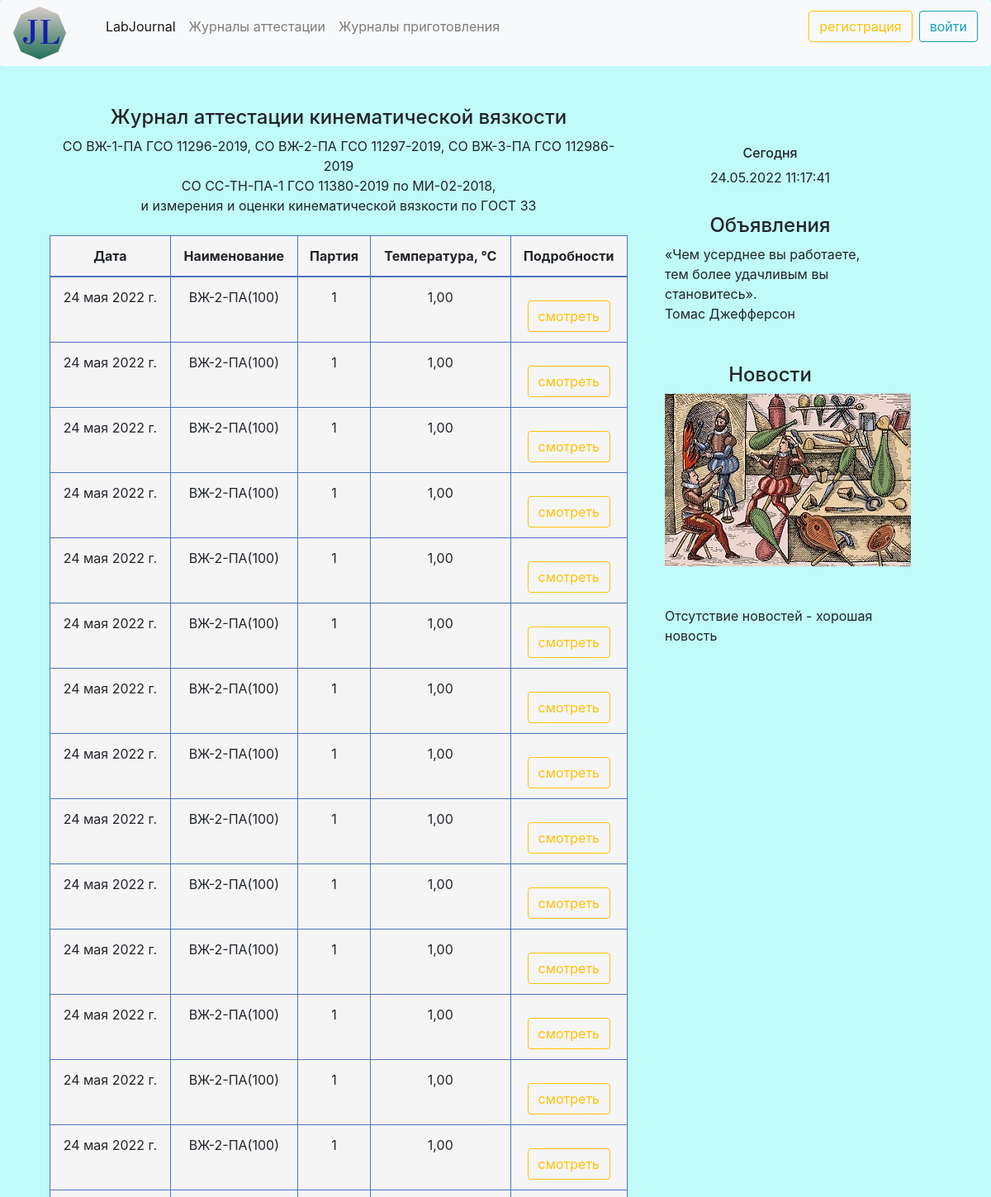
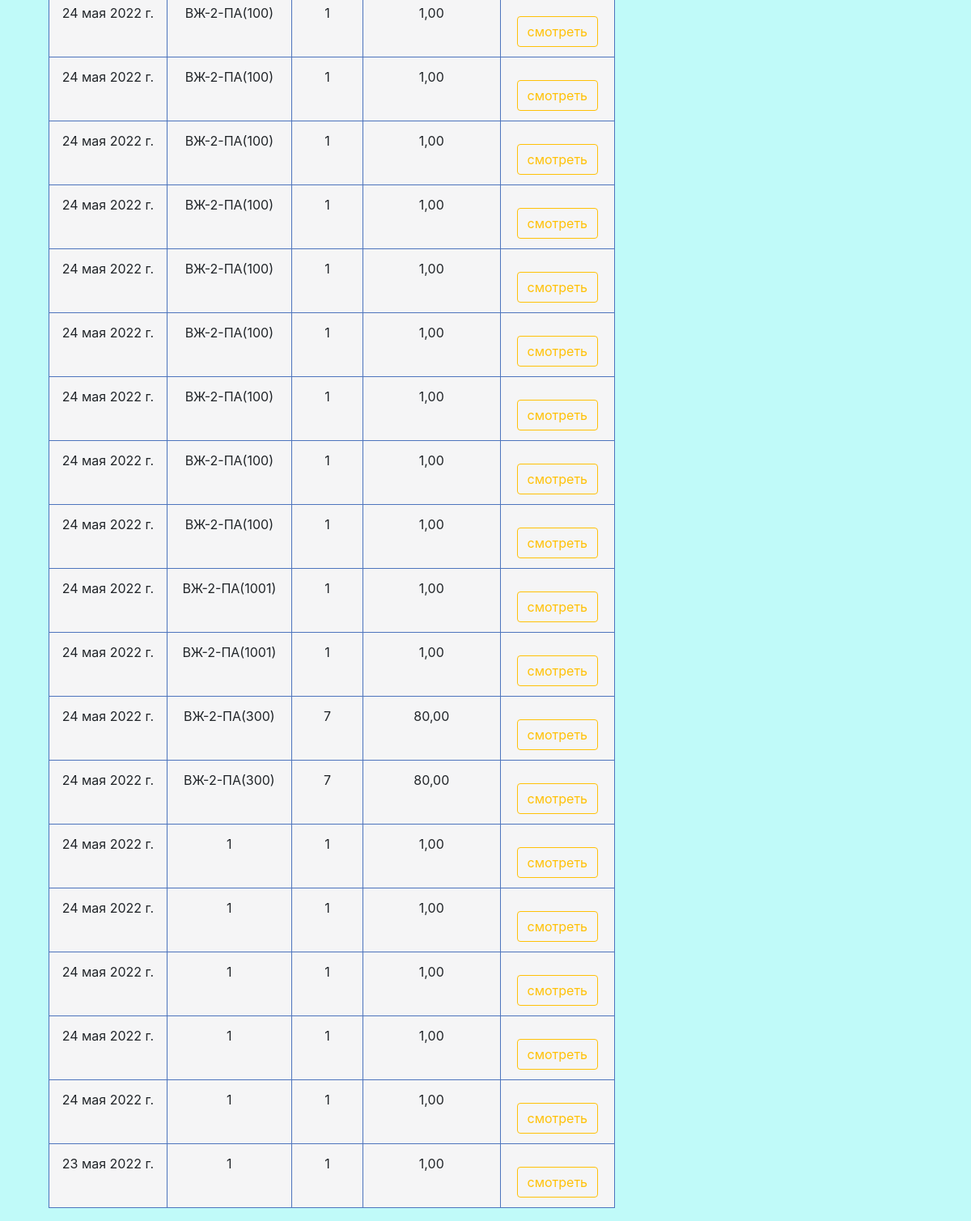
The page /attestationJ/kinematicviscosity/attestation/ on the database its author committed (2 pictures, top to bottom).
### kinematicviscosity/models.py (models this page shows, shortened)
class ViscosityMJL(models.Model):
    date = models.DateField('Дата', auto_now_add=True, db_index=True)
    name = models.CharField('Наименование', max_length=100, default='0')
    lot = models.CharField('Партия', max_length=100)
    ndocumentoptional = (('ГОСТ 33', 'ГОСТ 33'),
                         ('МИ-01', 'МИ-01'),
                         ('оценка', 'оценка вязкости'))
    ndocument = models.CharField('Метод испытаний', max_length=100, choices=ndocumentoptional, default='МИ-01')
    temperature = models.DecimalField('Температура, ℃', max_digits=5, decimal_places=2, default='0')
    termostatition = models.BooleanField(verbose_name='Термостатировано не менее 20 минут', blank=True)
    temperatureCheck = models.BooleanField(verbose_name='Температура контролируется внешним поверенным термометром', blank=True)
    termometer = models.CharField('Внутренний номер термометра', max_length=10, default='0')
    ViscosimeterNumber1 = models.CharField('Заводской номер вискозиметра № 1', max_length=10, default='0')
    Konstant1 = models.DecimalField('Константа вискозиметра № 1', max_digits=7, decimal_places=6, default='0')
    ViscosimeterNumber2 = models.CharField('Заводской номер вискозиметра № 2', max_length=10, default='0')
    Konstant2 = models.DecimalField('Константа вискозиметра № 2', max_digits=7, decimal_places=6, default='0')
    plustimeminK1T1 = models.DecimalField('Время истечения K1T1, + мин', max_digits=3, decimal_places=0, null=True)
    plustimesekK1T1 = models.DecimalField('Время истечения K1T1, + cек', max_digits=5, decimal_places=2, null=True)
    plustimeminK1T2 = models.DecimalField('Время истечения K1T2, + мин', max_digits=3, decimal_places=0, null=True)
    plustimesekK1T2 = models.DecimalField('Время истечения K1T2, + cек', max_digits=5, decimal_places=2, null=True)
    plustimeminK2T1 = models.DecimalField('Время истечения K2T1, + мин', max_digits=3, decimal_places=0, null=True)
    plustimesekK2T1 = models.DecimalField('Время истечения K2T1, + cек', max_digits=5, decimal_places=2, null=True)
    plustimeminK2T2 = models.DecimalField('Время истечения K2T2, + мин', max_digits=3, decimal_places=0, null=True)
    plustimesekK2T2 = models.DecimalField('Время истечения K2T2, + cек', max_digits=5, decimal_places=2, null=True)
    performer = models.ForeignKey(User, on_delete=models.CASCADE)
    timeK1T1_sec = models.DecimalField('Время истечения K1T1, в секундах', max_digits=7, decimal_places=2, default=0.00, null=True)
    timeK1T2_sec = models.DecimalField('Время истечения K1T2, в секундах', max_digits=7, decimal_places=2, default=0.00, null=True)
    timeK2T1_sec = models.DecimalField('Время истечения K2T1, в секундах', max_digits=7, decimal_places=2, default=0.00, null=True)
    timeK2T2_sec = models.DecimalField('Время истечения K2T2, в секундах', max_digits=7, decimal_places=2, default=0.0, null=True)
    timeK1_avg = models.DecimalField('Время истечения среднее 1, в секундах', max_digits=7, decimal_places=2, default=0.00, null=True)
    timeK2_avg = models.DecimalField('Время истечения среднее 2, в секундах', max_digits=7, decimal_places=2, default=0.00, null=True)
    viscosity1 = models.DecimalField('Вязкость кинематическая 1', max_digits=20, decimal_places=7, default=0.0000000, null=True)
    viscosity2 = models.DecimalField('Вязкость кинематическая 2', max_digits=20, decimal_places=7, default=0.0000000, null=True)
    viscosityAVG = models.DecimalField('Вязкость кинематическая среднее', max_digits=20, decimal_places=7, default=0.0000000, null=True)
    resultMeas = models.CharField('Результат измерений уд/неуд', max_length=100,  default='неудовлетворительно', null=True)
    cause = models.CharField('Причина', max_length=100, default='', null=True)
    delta = models.CharField('Не превышает Δ', max_length=100, null=True)
    termostatition_words = models.CharField('Термостатировано не менее 20 минут - словами', max_length=1, null=True)
    constit = models.CharField(max_length=300, choices=CHOICES, default='Проба содержит октол/нефть', null=True)
    kriteriy = models.DecimalField('Критерий приемлемости измерений', max_digits=2, decimal_places=1, null=True)
    accMeasurement = models.DecimalField('Оценка приемлемости измерений', max_digits=5, decimal_places=1, null=True)
    relerror = models.DecimalField('Относительная  погрешность', max_digits=3, decimal_places=1, null=True, default=0.3)
    abserror = models.FloatField('Абсолютная  погрешность', null=True)
    abserror_text = models.CharField(max_length=300, default='', null=True)
    certifiedValue = models.DecimalField('Аттестованное значение', max_digits=20, decimal_places=10, null=True)
    certifiedValue_text = models.CharField(max_length=300, default='', null=True)
    oldCertifiedValue = models.CharField('Предыдущее аттестованное значение', max_length=300, null=True,  default='')
    deltaOldCertifiedValue = models.DecimalField('Оценка разницы с предыдущим значением',
                                                 max_digits=4, decimal_places=2, null=True)
    deltaOldCertifiedValue_text = models.CharField(max_length=300, default='', null=True)
    resultWarning = models.CharField(max_length=300, default='', null=True)
    class Meta:
        verbose_name = 'Измерение кинематической вязкости'
        verbose_name_plural = 'Измерения кинематической вязкости'

### kinematicviscosity/views.py (the view)
# urls.py: path('kinematicviscosity/attestation/', views.AllKinematicviscosityView.as_view(), name='All'),
class AllKinematicviscosityView(View):
    def get(self, request):
        viscosityobjects = ViscosityMJL.objects.order_by('-date')
        return render(request, 'kinematicviscosity/journal.html', {'viscosityobjects': viscosityobjects})

### kinematicviscosity/templates/kinematicviscosity/journal.html (shortened to what this page needs)
{% extends 'main/base.html' %}
{% block content %}
    <div style="text-align: center;"><h4>Журнал аттестации кинематической вязкости</h4></div>
    <div style="text-align: center;">СО ВЖ-1-ПА ГСО 11296-2019,
        СО ВЖ-2-ПА ГСО 11297-2019, СО ВЖ-3-ПА ГСО 112986-2019</div>
    <div style="text-align: center;">СО СС-ТН-ПА-1 ГСО 11380-2019 по МИ-02-2018,</div>
    <div style="text-align: center;">и измерения и оценки кинематической вязкости по ГОСТ 33</div>
<br>
<table class="table table-bordered">
<thead>
    <tr>
      <th> <div style="text-align: center;"> Дата </div></th>
      <th> <div style="text-align: center;"> Наименование </div></th>
      <th> <div style="text-align: center;"> Партия </div></th>
      <th> <div style="text-align: center;"> Температура, ℃  </div></th>
      <th> <div style="text-align: center;"> Подробности  </div></th>
    </tr>
  </thead>
  <tbody>
{% for obj in viscosityobjects %}
    <tr>
      <td align="center">{{ obj.date }}</td>
      <td align="center"> {{ obj.name }}</td>
      <td align="center"> {{ obj.lot }}</td>
      <td align="center">{{ obj.temperature }}</td>
      <td align="center"><a href="{% url 'Str' obj.id %}"  class="btn btn-outline-warning mt-3">смотреть</a></td>
    </tr>
{% endfor %}
  </tbody>
</table>
{% endblock %}

### main/static/main/css/main.css (style rules this page uses)
body { background: rgba(123, 245, 244, 0.47); }
.table-bordered td, .table-bordered th { border-color: #4d74bd !important; background-color: rgb(245, 245, 246) !important; }

### rows shown on the page
ViscosityMJL: date "24 мая 2022 г.", name "ВЖ-2-ПА(100)", lot "1", temperature "1,00"
ViscosityMJL: date "24 мая 2022 г.", name "ВЖ-2-ПА(100)", lot "1", temperature "1,00"
ViscosityMJL: date "24 мая 2022 г.", name "ВЖ-2-ПА(100)", lot "1", temperature "1,00"
ViscosityMJL: date "24 мая 2022 г.", name "ВЖ-2-ПА(100)", lot "1", temperature "1,00"
ViscosityMJL: date "24 мая 2022 г.", name "ВЖ-2-ПА(100)", lot "1", temperature "1,00"
ViscosityMJL: date "24 мая 2022 г.", name "ВЖ-2-ПА(100)", lot "1", temperature "1,00"
ViscosityMJL: date "24 мая 2022 г.", name "ВЖ-2-ПА(100)", lot "1", temperature "1,00"
ViscosityMJL: date "24 мая 2022 г.", name "ВЖ-2-ПА(100)", lot "1", temperature "1,00"
ViscosityMJL: date "24 мая 2022 г.", name "ВЖ-2-ПА(100)", lot "1", temperature "1,00"
ViscosityMJL: date "24 мая 2022 г.", name "ВЖ-2-ПА(100)", lot "1", temperature "1,00"
ViscosityMJL: date "24 мая 2022 г.", name "ВЖ-2-ПА(100)", lot "1", temperature "1,00"
ViscosityMJL: date "24 мая 2022 г.", name "ВЖ-2-ПА(100)", lot "1", temperature "1,00"
ViscosityMJL: date "24 мая 2022 г.", name "ВЖ-2-ПА(100)", lot "1", temperature "1,00"
ViscosityMJL: date "24 мая 2022 г.", name "ВЖ-2-ПА(100)", lot "1", temperature "1,00"
ViscosityMJL: date "24 мая 2022 г.", name "ВЖ-2-ПА(100)", lot "1", temperature "1,00"
ViscosityMJL: date "24 мая 2022 г.", name "ВЖ-2-ПА(100)", lot "1", temperature "1,00"
ViscosityMJL: date "24 мая 2022 г.", name "ВЖ-2-ПА(100)", lot "1", temperature "1,00"
ViscosityMJL: date "24 мая 2022 г.", name "ВЖ-2-ПА(100)", lot "1", temperature "1,00"
ViscosityMJL: date "24 мая 2022 г.", name "ВЖ-2-ПА(100)", lot "1", temperature "1,00"
ViscosityMJL: date "24 мая 2022 г.", name "ВЖ-2-ПА(100)", lot "1", temperature "1,00"
ViscosityMJL: date "24 мая 2022 г.", name "ВЖ-2-ПА(100)", lot "1", temperature "1,00"
ViscosityMJL: date "24 мая 2022 г.", name "ВЖ-2-ПА(100)", lot "1", temperature "1,00"
ViscosityMJL: date "24 мая 2022 г.", name "ВЖ-2-ПА(100)", lot "1", temperature "1,00"
ViscosityMJL: date "24 мая 2022 г.", name "ВЖ-2-ПА(1001)", lot "1", temperature "1,00"
ViscosityMJL: date "24 мая 2022 г.", name "ВЖ-2-ПА(1001)", lot "1", temperature "1,00"
ViscosityMJL: date "24 мая 2022 г.", name "ВЖ-2-ПА(300)", lot "7", temperature "80,00"
ViscosityMJL: date "24 мая 2022 г.", name "ВЖ-2-ПА(300)", lot "7", temperature "80,00"
ViscosityMJL: date "24 мая 2022 г.", name "1", lot "1", temperature "1,00"
ViscosityMJL: date "24 мая 2022 г.", name "1", lot "1", temperature "1,00"
ViscosityMJL: date "24 мая 2022 г.", name "1", lot "1", temperature "1,00"
ViscosityMJL: date "24 мая 2022 г.", name "1", lot "1", temperature "1,00"
ViscosityMJL: date "24 мая 2022 г.", name "1", lot "1", temperature "1,00"
ViscosityMJL: date "23 мая 2022 г.", name "1", lot "1", temperature "1,00"
